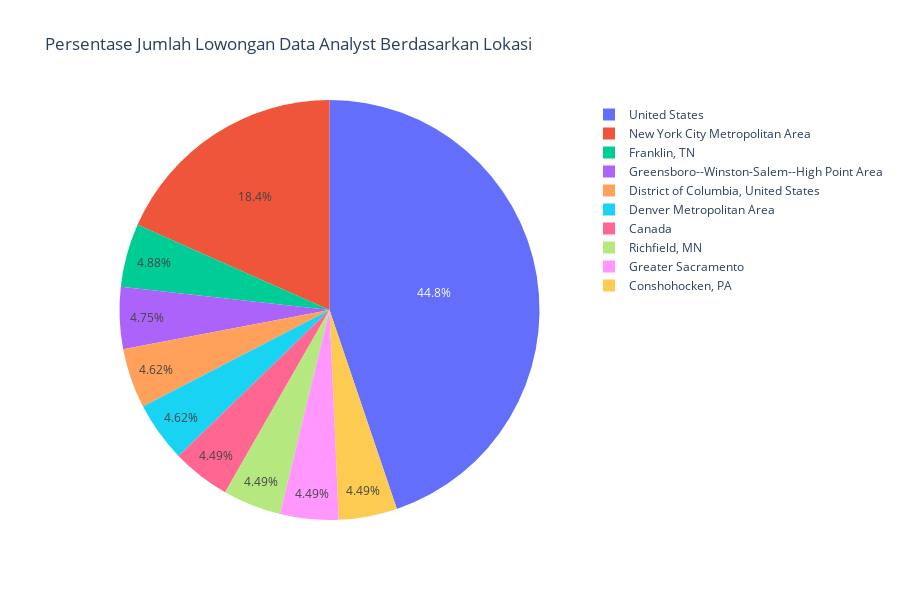

The notebook cell this image was saved under:
### Markdown cell above
#### Top 10 Daerah/Kota yang membuka lowongan terbanyak

### Code cell
import plotly.express as px
import pandas as pd

# Menghitung jumlah lowongan pekerjaan untuk setiap lokasi
location_counts = df_copy['location'].value_counts()

# Membuat DataFrame baru dari value_counts
df_location_counts = pd.DataFrame({'Lokasi': location_counts.index, 'Jumlah Lowongan': location_counts.values})

# Mengambil top 10 lokasi berdasarkan jumlah lowongan
top_10_locations = df_location_counts.nlargest(10, 'Jumlah Lowongan')

# Membuat pie chart untuk top 10 lokasi dengan jumlah lowongan terbanyak
fig = px.pie(top_10_locations, names='Lokasi', values='Jumlah Lowongan',
             title='Persentase Jumlah Lowongan Data Analyst Berdasarkan Lokasi',
             labels={'Lokasi': 'Lokasi', 'Jumlah Lowongan': 'Jumlah Lowongan'},
             height=600,
             )

# Menampilkan plot
fig.show()

### Figure 1 — Plotly figure (JSON) as saved in the notebook; plotly's stock layout.template omitted (floating-point values rounded to 4 significant figures)
{"data": [{"domain": {"x": [0, 1], "y": [0, 1]}, "hovertemplate": "Lokasi=%{label}<br>Jumlah Lowongan=%{value}<extra></extra>", "labels": ["United States", "New York City Metropolitan Area", "Franklin, TN", "Greensboro--Winston-Salem--High Point Area", "District of Columbia, United States", "Denver Metropolitan Area", "Canada", "Richfield, MN", "Greater Sacramento", "Conshohocken, PA"], "legendgroup": "", "name": "", "showlegend": true, "type": "pie", "values": [349, 143, 38, 37, 36, 36, 35, 35, 35, 35]}], "layout": {"height": 600, "legend": {"tracegroupgap": 0}, "title": {"text": "Persentase Jumlah Lowongan Data Analyst Berdasarkan Lokasi"}}}
